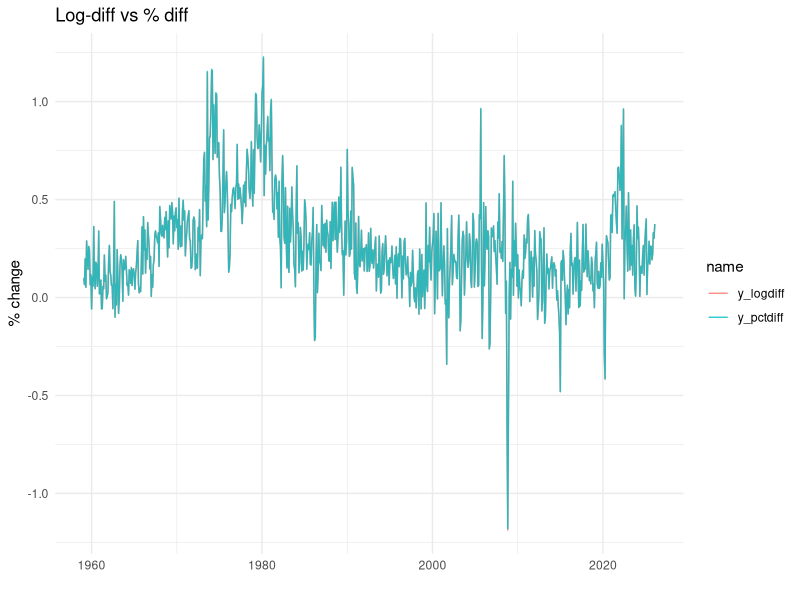
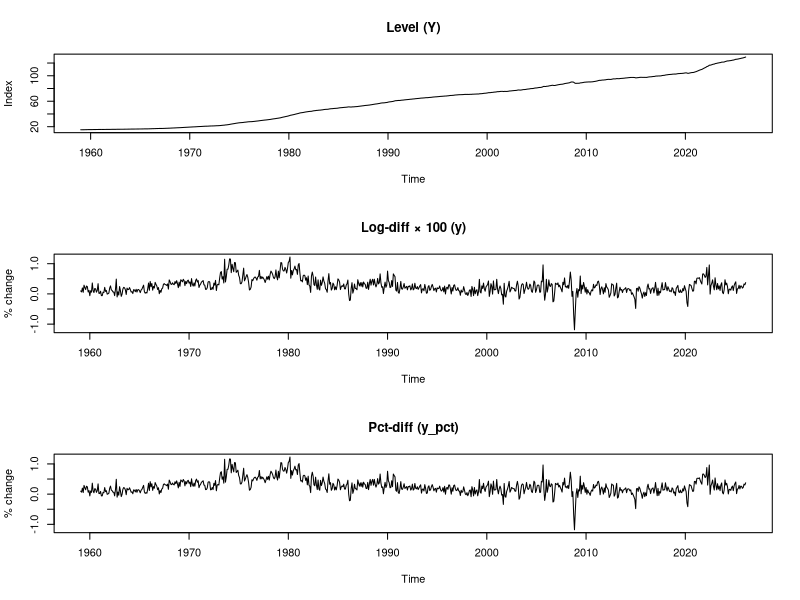

Recreate these plots in R, in order.
# ── 0. Libraries ──────────────────────────────────────────────────────────────
library(tidyverse)   # data wrangling + ggplot2
library(zoo)         # yearmon class — clean monthly ts handling
library(tseries)     # later: adf.test, jarque.bera.test
library(forecast)    # Acf(), Pacf(), auto.arima() — nicer than base R acf()

# ── 1. Load ───────────────────────────────────────────────────────────────────
raw <- read_csv("PCEPI.csv") |>
  rename(date = observation_date, Y = PCEPI) |>
  mutate(date = as.Date(date))

# Quick sanity check
glimpse(raw)          # should be 806 rows, 2 cols
range(raw$date)       # 1959-01-01 to 2026-02-01

# ── 2. Build time series objects ──────────────────────────────────────────────
# ts() needs a start and frequency — monthly = 12
Y <- ts(raw$Y,
        start     = c(1959, 1),
        frequency = 12)

# ── 3. Transformation: log-differences × 100 ──────────────────────────────────
# Why log? Stabilises variance + gives % interpretation
# Why ×100? Converts log-ratio to approximate % change (monthly inflation)
# diff(log(Y)) drops the first obs → n = 805

y_logdiff <- diff(log(Y)) * 100
y_pctdiff <- (diff(Y) / stats::lag(Y, -1)) * 100

# ── 4. Attach dates to a tidy dataframe (useful for ggplot later) ─────────────
df <- tibble(
  date = raw$date,
  Y    = as.numeric(Y)
) |>
  mutate(
    y_logdiff = (log(Y) - log(lag(Y))) * 100,   # log-difference × 100
    y_pctdiff = (Y / lag(Y) - 1) * 100          # simple % change
  )

# ── 5. Quick plots ────────────────────────────────────────────────────────────
df |>
  select(date, y_logdiff, y_pctdiff) |>
  drop_na() |>
  pivot_longer(-date) |>
  ggplot(aes(x = date, y = value, colour = name)) +
  geom_line(alpha = 0.8) +
  labs(title = "Log-diff vs % diff",
       y = "% change", x = "") +
  theme_minimal()

par(mfrow = c(3, 1))
plot(Y,            main = "Level (Y)",              ylab = "Index")
plot(ts(df$y_logdiff[-1], start = c(1959,2), frequency = 12),
     main = "Log-diff × 100 (y)",     ylab = "% change")
plot(ts(df$y_pctdiff[-1], start = c(1959,2), frequency = 12),
     main = "Pct-diff (y_pct)",        ylab = "% change")
